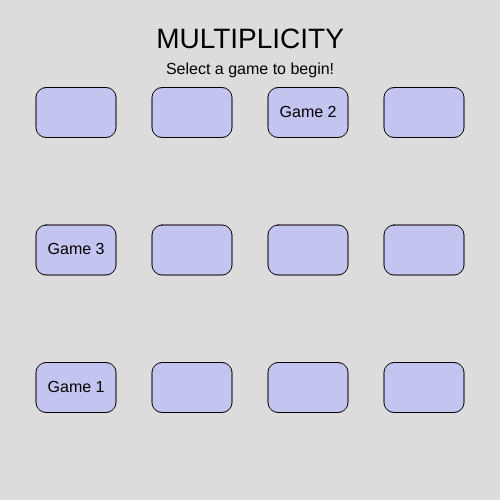
Frame 1 (no input)
Frame 60 (no input): identical to frame 1, image omitted
Frame 120 (the mouse pressed at the canvas centre since frame 60): identical to frame 1, image omitted

The p5.js sketch that drew this single still picture (run headless with seeded random() and noise() and a simulated clock; from frame 60 on, the mouse is pressed at the canvas centre):

// p5.js sketch
// ── sketch.js
//MULTIPLICITY GAME//
//midterm interactive option of games using short studies//
//instructions on screen visible for players//
//inspiration from "friv" main menu"



let state = 0; // 0=menu, 1=stage1, 2=stage2, 3=stage3
let score = 0;
let stageTimer = 60*60; // 60 seconds
let bgColor;

// Game 1
let orbBursts = [];
let pieces = 6;
let celebration = false;

// Game 2
let angle = 0;
let targetAngle;
let rotationSpeed = 0.2; // more sensitive
let rotationFeedback = "";

// Game 3
let targetColor;
let colorOptions;
let numOptions;

// Menu
let menuTiles = [];

function setup() {
  createCanvas(500,500);
  textAlign(CENTER, CENTER);
  setupMenu();
}

function draw() {
  if(state!==0){
    if(!bgColor) bgColor = color(random(200,255), random(200,255), random(200,255));
  }
  background(bgColor || 220);

  if (state!==0){
    fill(0);
    textSize(20);
    text("Score: "+score, width/2, 30);
    textSize(14);
    text("Time: "+ceil(stageTimer/60), width/2, 50);
    if(stageTimer>0) stageTimer--;
    if(stageTimer<=0){
      state=0;
      resetStages();
      setupMenu();
      return;
    }
  }

  if(state===0) drawMenu();
  else if(state===1) drawStage1();
  else if(state===2) drawStage2();
  else if(state===3) drawStage3();

  // Back button
  if(state!==0){
    fill(200);
    rect(10,10,60,25,5);
    fill(0);
    textSize(12);
    text("BACK", 40, 22);
  }
}

// ---------------- MENU ----------------
function setupMenu(){
  menuTiles=[];
  let cols=4, rows=3;
  let tileW=80, tileH=50;
  let spacingX=(width - (cols*tileW)) / (cols+1);
  let spacingY=(height - (rows*tileH)) / (rows+1);

  let playableIndices=[];
  while(playableIndices.length<3){
    let r = floor(random(cols*rows));
    if(!playableIndices.includes(r)) playableIndices.push(r);
  }

  for(let r=0;r<rows;r++){
    for(let c=0;c<cols;c++){
      let x = spacingX + c*(tileW+spacingX);
      let y = spacingY + r*(tileH+spacingY);
      let isPlayable = playableIndices.includes(r*cols+c);
      let stageNumber = isPlayable ? playableIndices.indexOf(r*cols+c)+1 : 0;
      menuTiles.push({x:x,y:y,w:tileW,h:tileH,playable:isPlayable,stage:stageNumber});
    }
  }
}

function drawMenu(){
  textSize(28);
  fill(0);
  text("MULTIPLICITY", width/2, 40);
  textSize(16);
  text("Select a game to begin!", width/2, 70);

  for(let tile of menuTiles){
    if(tile.playable) fill(180,180,255, 150);
    else fill(180,180,255,150);
    rect(tile.x, tile.y, tile.w, tile.h, 10);
    fill(0);
    if(tile.playable) text("Game "+tile.stage, tile.x+tile.w/2, tile.y+tile.h/2);
  }
}

// ---------------- 1 ----------------
function drawStage1(){
  let maxOrbs = 5 + floor(score/15);
  if(frameCount%60===0 && orbBursts.length<maxOrbs){
    orbBursts.push({
      x: random(50,width-50),
      y: random(100,height-50),
      r: random(20,50)
    });
  }

  for(let i=orbBursts.length-1;i>=0;i--){
    let orb=orbBursts[i];
    push();
    translate(orb.x, orb.y);
    drawKaleidoscopeShapeStatic();
    pop();
  }

  fill(0);
  textSize(14);
  text("Catch the kaleidoscopes to earn points!", width/2, 80);

  if(score>=15 && !celebration){
    celebration=true;
    orbBursts.push({x:random(width),y:random(height),r:random(15,35)});
  }
}

// ---------------- 2 ----------------
function drawStage2(){

  // Shape
  push();
  translate(width - 100, 140); 
  rotate(targetAngle);
  scale(1.5); 
  stroke(0); 
  strokeWeight(2); 
  fill(0, 200, 255, 100); 
  drawKaleidoscopeShapeStatic();
  pop();

  // Player shape
  push();
  translate(width/2, height/1.7);
  rotate(angle);
  scale(3);
  stroke(200);
  fill(255, 100); 
  drawKaleidoscopeShapeStatic();
  pop();

  fill(0);
  textSize(14);
  text("Press arrows to rotate and match the target", width/2, 80);
  text("Press ENTER once you're done!", width/2, 100);
  text(rotationFeedback, width/2, 400);
}

// ---------------- STAGE 3 ----------------
function drawStage3(){
  if(!targetColor) {
    numOptions = 5; // number of choices
    setupStage3Option2();
  }
  drawStage3Option2();
}

// Game 3 colors
function setupStage3Option2(){
  targetColor = [random(50,255), random(50,255), random(50,255)];
  
// create color options including the target
  colorOptions = [];
  colorOptions.push(targetColor);
  for(let i=1;i<numOptions;i++){
    colorOptions.push([random(50,255), random(50,255), random(50,255)]);
  }
  
// shuffle options
  colorOptions = shuffle(colorOptions);
}

// Draw game 3 interactive
function drawStage3Option2(){
  background(220);
  textSize(14);
  fill(0);
  text("Click the color that could match the kaleidoscope!", width/2, 50);
  
  // draw central kaleidoscope
 push();
translate(width/2, height/2 - 50);
scale(4);
drawKaleidoscopeShapeStatic(targetColor);  // <-- pass the color here
pop();
  
  // draw options as rectangles
  let size = 50;
  for(let i=0;i<colorOptions.length;i++){
    fill(colorOptions[i][0], colorOptions[i][1], colorOptions[i][2]);
    rect(60 + i*70, height-100, size, size, 8);
  }
}

// ---------------- KALEIDOSCOPE ----------------
function drawKaleidoscopeShapeStatic(baseColor = [255,0,0]) {
  strokeWeight(0.5);
  stroke(200);
  
  // Main circle uses the baseColor
  fill(baseColor[0], baseColor[1], baseColor[2], 140);
  circle(0,0,45);
  
  // Inner circles (shaded variations)
  fill(baseColor[0]*0.5, baseColor[1]*0.5, baseColor[2]*0.5, 180);
  circle(0,0,35);
  
  fill(baseColor[0], baseColor[1]*0.3, baseColor[2]*0.3, 130);
  circle(0,0,25);

  // Triangles (more variation)
  fill(baseColor[0], baseColor[1]*0.8, baseColor[2]*0.7,120);
  triangle(0,-7,-7,0,-15,-15);
  triangle(0,-7,7,0,15,-15);
  triangle(7,0,0,7,15,15);
  triangle(0,7,-7,0,-15,15);

  fill(baseColor[0], baseColor[1]*0.5, baseColor[2]*0.5,140);
  circle(0,0,15);
}

// ---------------- MOUSE ----------------
function mousePressed(){
  if(state===0){
    for(let tile of menuTiles){
      if(mouseX>tile.x && mouseX<tile.x+tile.w &&
         mouseY>tile.y && mouseY<tile.y+tile.h &&
         tile.playable){
        startStage(tile.stage);
      }
    }
  }

  if(state===1){
    for(let i=orbBursts.length-1;i>=0;i--){
      let orb=orbBursts[i];
      let d=dist(mouseX,mouseY,orb.x,orb.y);
      if(d<orb.r/2){
        score+=1;
        orbBursts.splice(i,1);
      }
    }
  }

  if(state===3){
  let size = 50;
  for(let i=0;i<colorOptions.length;i++){
    let x1 = 60 + i*70;
    let y1 = height-100;
    if(mouseX>x1 && mouseX<x1+size && mouseY>y1 && mouseY<y1+size){
      // Whatever option is clicked becomes the new targetColor
      targetColor = [...colorOptions[i]];
    }
  }
}

  // Back button
  if(mouseX>10 && mouseX<70 && mouseY>10 && mouseY<35){
    state=0; resetStages(); setupMenu();
  }
}

// ---------------- CONTROL ----------------
function startStage(s){
  state=s;
  stageTimer=60*60;
  orbBursts=[];
  angle=0;
  rotationFeedback="";
  targetAngle=random(TWO_PI);
  if(s===3) {
    numOptions = 5;
    setupStage3Option2();
  }
}

function resetStages(){
  orbBursts=[];
  angle=0;
  rotationFeedback="";
  targetColor=null;
  colorOptions=null;
  numOptions=0;
  celebration=false;
  bgColor=null;
}

// ---------------- KEYS ----------------
function keyPressed(){
  if(state===2){
    if(keyCode===LEFT_ARROW) angle-=rotationSpeed;
    if(keyCode===RIGHT_ARROW) angle+=rotationSpeed;
    if(keyCode===ENTER){
      let diff = abs((angle % TWO_PI) - (targetAngle % TWO_PI));
      if(diff > PI) diff = TWO_PI - diff;
      if(diff<0.25){
        score+=1;
        rotationFeedback="Correct!";
        targetAngle=random(TWO_PI);
      } else rotationFeedback="Try again!";
    }
  }
}
